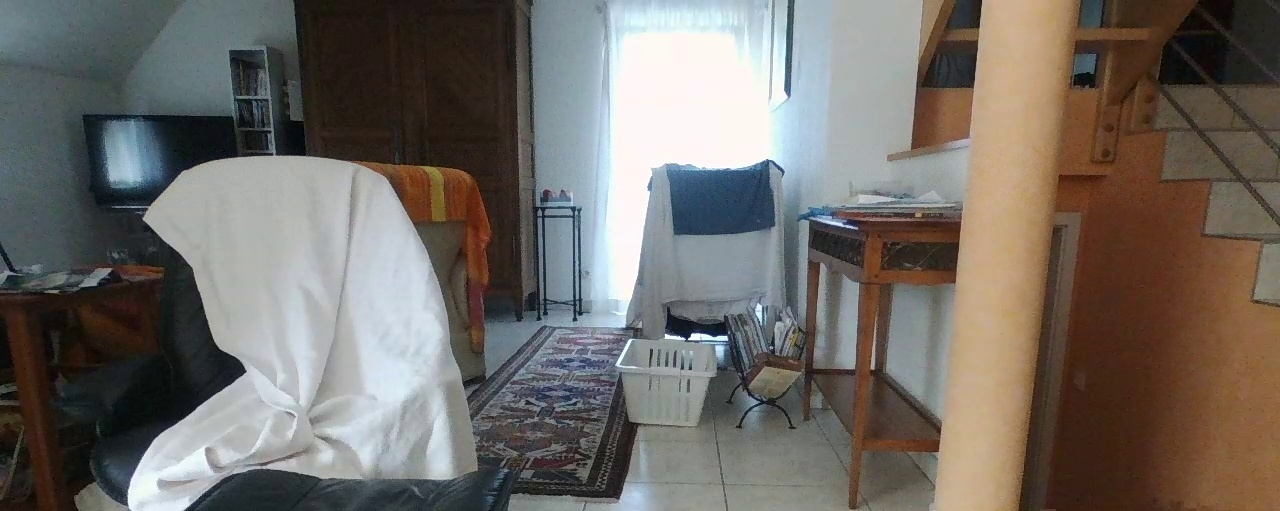
#> input picture traitement/test_image_000004.jpg, 1280 x 511 px, found by its file name
$ python test.py
#> lines starting #> are read from the running program, lines starting #| are printed output that depends on the picture; after the words box and inside, x2 and y2 are one past the last pixel; in counts of white or black regions, pixels touching at a corner belong together
import cv2, time
import numpy as np
from matplotlib import pyplot as plt


img1 = cv2.imread(r'C:\Users\alpha\OneDrive\Bureau\Informatique\TIPE\traitement\test_image_000004.jpg')
#> img1 is the input picture: shape (511, 1280, 3); mean B, G, R 102.9, 108.3, 113.5
img2 = cv2.imread(r'C:\Users\alpha\OneDrive\Bureau\Informatique\TIPE\traitement\test_image_000003.jpg')
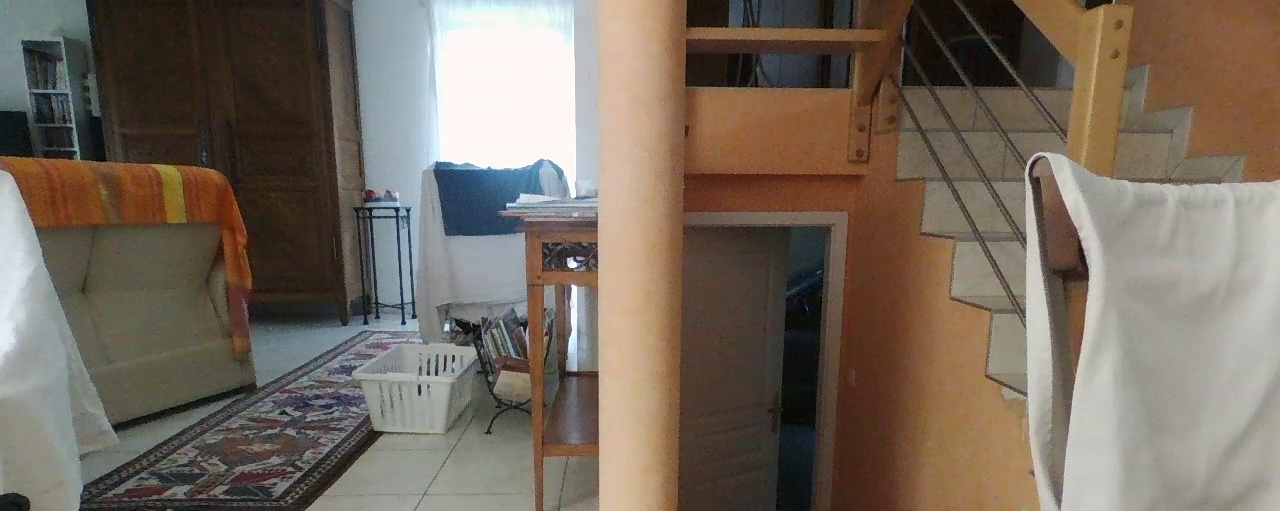
#> input picture traitement/test_image_000003.jpg, 1280 x 511 px, found by its file name
#> img2 is the input picture: shape (511, 1280, 3); mean B, G, R 94.5, 106.5, 118.2

sift = cv2.xfeatures2d.SIFT_create()  #mettre nb keypoints dans les parentheses

kp1, des1 = sift.detectAndCompute(img1,None)
#> kp1 = 1622 keypoints; strongest (x, y, size): (694, 336, 5.4), (725, 338, 3.8), (683, 339, 2.1), (667, 336, 3.5)
kp2, des2 = sift.detectAndCompute(img2,None)
#> kp2 = 1698 keypoints; strongest (x, y, size): (572, 264, 6.1), (447, 327, 4.1), (403, 323, 3.3), (470, 200, 47.4)

FLANN_INDEX_KDTREE = 0
index_params = dict(algorithm = FLANN_INDEX_KDTREE, trees = 5)
search_params = dict(checks=50)
flann = cv2.FlannBasedMatcher(index_params,search_params)
matches = flann.knnMatch(des1,des2,k=2)
#> matches = 1622 matches
good = []
pts1 = []
pts2 = []

for i,(m,n) in enumerate(matches):
    if m.distance < 0.8*n.distance:
        good.append(m)
        pts2.append(kp2[m.trainIdx].pt)
        pts1.append(kp1[m.queryIdx].pt)
#> after the loop, good = 109 matches; pts1 = 109 pairs, first value 76.39 to 1256.6, second value 25.82 to 497.6; pts2 = 109 pairs, first value 16.79 to 1206.1, second value 12.25 to 505.8


pts1 = np.int32(pts1)
#> pts1 = 109 pairs, first value 76 to 1256, second value 25 to 497
pts2 = np.int32(pts2)
#> pts2 = 109 pairs, first value 16 to 1206, second value 12 to 505
F, mask = cv2.findFundamentalMat(pts1,pts2,cv2.FM_LMEDS)
#> F = [[-1.5e-06, -1.24e-05, 0.00769], [1.81e-05, -2.32e-06, -0.0377], [-0.00609, 0.033, 1]]; mask = 109 values, max 1 at index 0, min 0 at index 1, mean 0.651

pts1 = pts1[mask.ravel()==1]
#> pts1 = 71 pairs, first value 76 to 1225, second value 25 to 497
pts2 = pts2[mask.ravel()==1]
#> pts2 = 71 pairs, first value 29 to 936, second value 39 to 491


def drawlines(img1,img2,lines,pts1,pts2):
    ''' img1 - image on which we draw the epilines for the points in img2
        lines - corresponding epilines '''
    r,c,_ = img1.shape
    for r,pt1,pt2 in zip(lines,pts1,pts2):
        color = tuple(np.random.randint(0,255,3).tolist())
        x0,y0 = map(int, [0, -r[2]/r[1] ])
        x1,y1 = map(int, [c, -(r[2]+r[0]*c)/r[1] ])
        img1 = cv2.line(img1, (x0,y0), (x1,y1), color,1)
        img1 = cv2.circle(img1,tuple(pt1),5,color,-1)
        img2 = cv2.circle(img2,tuple(pt2),5,color,-1)
    return img1,img2

lines1 = cv2.computeCorrespondEpilines(pts2.reshape(-1,1,2), 2,F)
#> lines1 = 71 rows, first 8: [0.0405, 0.999, -449.1], [-0.111, 0.994, -125.2], [-0.139, 0.99, -63.97], [-0.136, 0.991, -69.36], [-0.149, 0.989, -41.75], [-0.152, 0.988, -35.58], [-0.125, 0.992, -94.39], [-0.157, 0.988, -23.81]
lines1 = lines1.reshape(-1,3)
img5,img6 = drawlines(img1,img2,lines1,pts1,pts2)
#> the loop in drawlines, `for r,pt1,pt2 in zip(lines,pts1,pts2):` made 71 passes
#> (r, pt1, pt2, color, y0, y1) on passes 1 to 9: ([0.0405, 0.999, -449.1], [76, 497], [375, 429], (172, 47, 117), 449, 397), ([-0.111, 0.994, -125.2], [175, 176], [442, 207], (192, 67, 251), 125, 268), ([-0.139, 0.99, -63.97], [235, 93], [29, 88], (195, 103, 9), 64, 243), ([-0.136, 0.991, -69.36], [235, 99], [31, 93], (211, 21, 242), 70, 246), ([-0.149, 0.989, -41.75], [235, 76], [30, 69], (36, 87, 70), 42, 235), ([-0.152, 0.988, -35.58], [241, 73], [37, 65], (216, 88, 140), 35, 232), ([-0.125, 0.992, -94.39], [242, 121], [40, 116], (58, 193, 230), 95, 256), ([-0.157, 0.988, -23.81], [243, 63], [38, 55], (39, 87, 174), 24, 227), ([-0.136, 0.991, -69.71], [248, 101], [46, 96], (88, 81, 165), 70, 246)
#> after the loop in drawlines, `for r,pt1,pt2 in zip(lines,pts1,pts2):`:
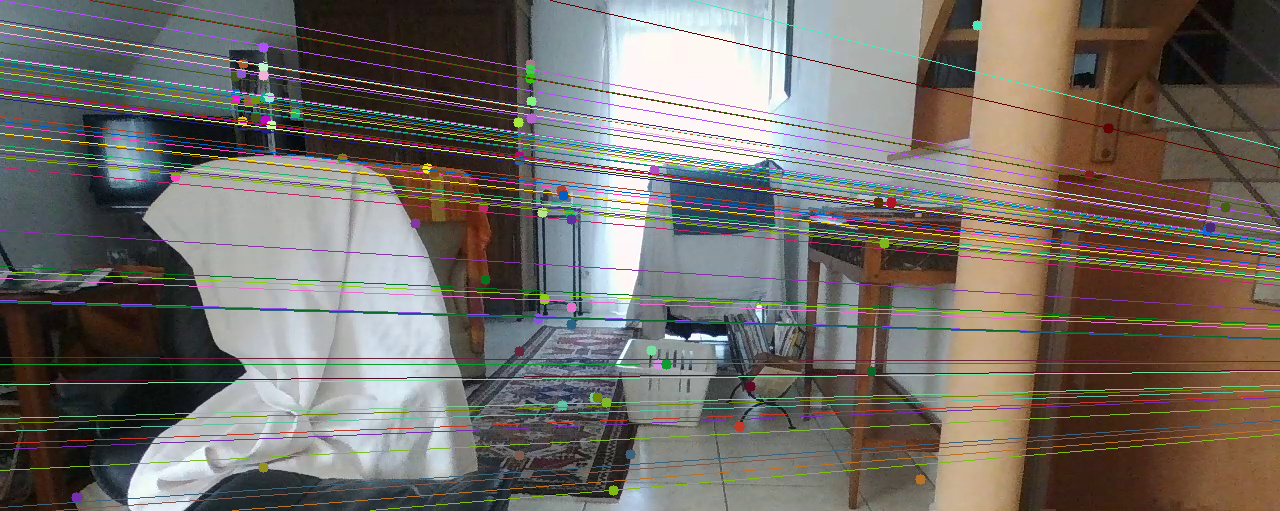
#> img1: shape (511, 1280, 3); mean B, G, R 103.6, 109.8, 114.8
#> after the loop in drawlines, `for r,pt1,pt2 in zip(lines,pts1,pts2):`:
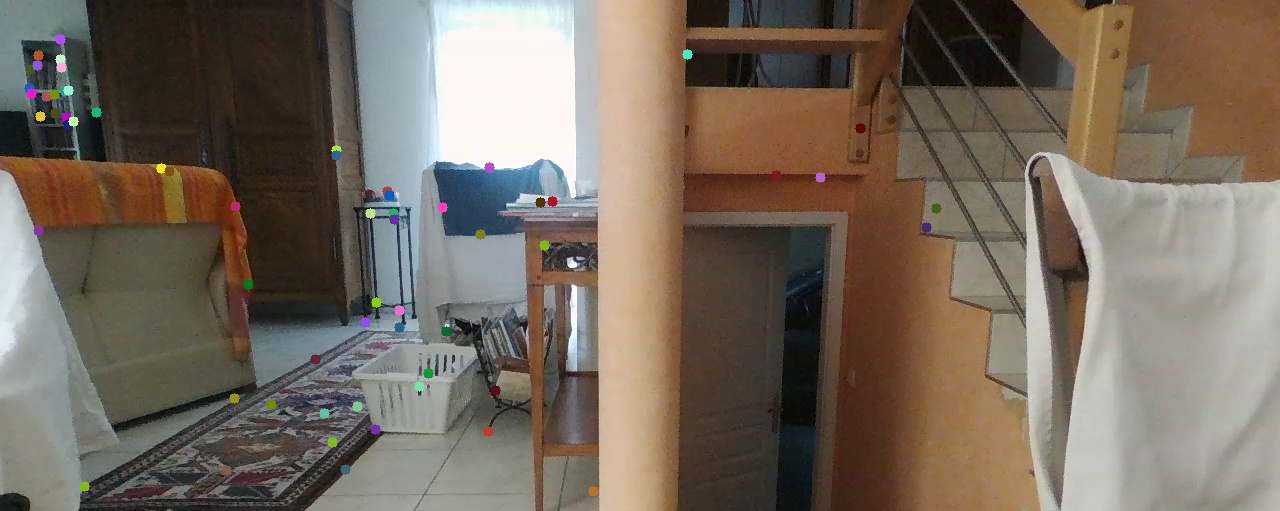
#> img2: shape (511, 1280, 3); mean B, G, R 94.6, 106.7, 118.4
# Find epilines corresponding to points in left image (first image) and
# drawing its lines on right image
lines2 = cv2.computeCorrespondEpilines(pts1.reshape(-1,1,2), 1,F)
#> lines2 = 71 rows, first 8: [0.0378, -0.999, 451.4], [0.149, -0.989, 162.4], [0.181, -0.984, 77.03], [0.179, -0.984, 82.81], [0.187, -0.982, 60.65], [0.188, -0.982, 56.87], [0.171, -0.985, 103.1], [0.192, -0.981, 46.89]
lines2 = lines2.reshape(-1,3)
img3,img4 = drawlines(img2,img1,lines2,pts2,pts1)
#> the loop in drawlines (call 2), `for r,pt1,pt2 in zip(lines,pts1,pts2):` made 71 passes
#> (r, pt1, pt2, color, y0, y1) on passes 1 to 9: ([0.0378, -0.999, 451.4], [375, 429], [76, 497], (154, 194, 248), 451, 500), ([0.149, -0.989, 162.4], [442, 207], [175, 176], (180, 67, 236), 164, 356), ([0.181, -0.984, 77.03], [29, 88], [235, 93], (61, 14, 96), 78, 313), ([0.179, -0.984, 82.81], [31, 93], [235, 99], (4, 195, 237), 84, 316), ([0.187, -0.982, 60.65], [30, 69], [235, 76], (139, 252, 86), 61, 305), ([0.188, -0.982, 56.87], [37, 65], [241, 73], (205, 121, 109), 57, 303), ([0.171, -0.985, 103.1], [40, 116], [242, 121], (75, 184, 16), 104, 326), ([0.192, -0.981, 46.89], [38, 55], [243, 63], (152, 157, 149), 47, 298), ([0.179, -0.984, 82.99], [46, 96], [248, 101], (110, 25, 208), 84, 316)
#> pass 1, in drawlines (call 2), `img1 = cv2.circle(img1,tuple(pt1),5,color,-1)`:
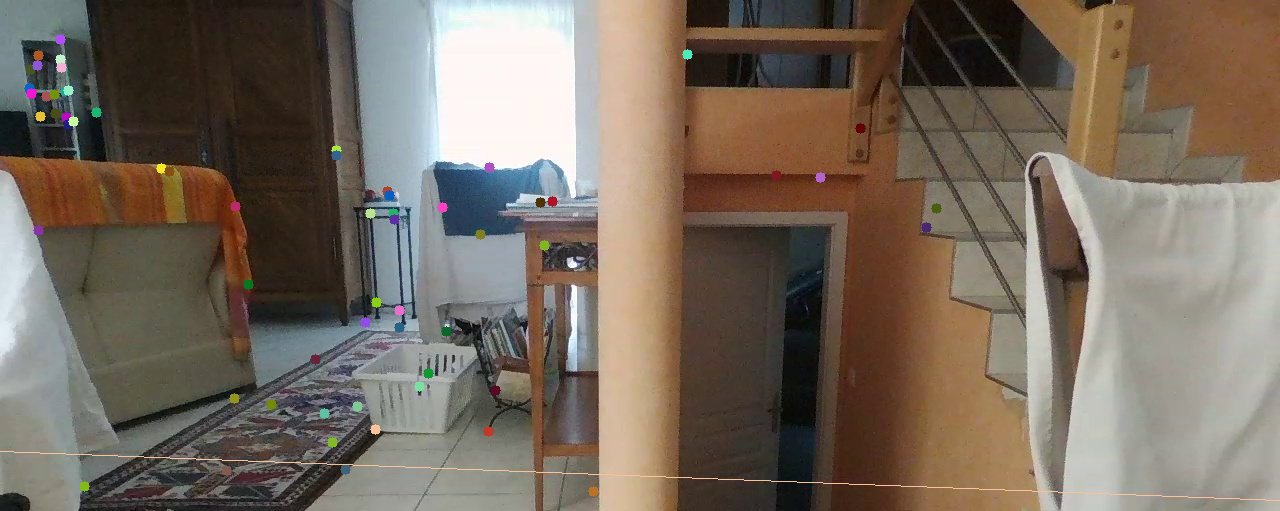
#> img1: shape (511, 1280, 3); mean B, G, R 94.7, 106.9, 118.7
#> pass 2, in drawlines (call 2), `img1 = cv2.line(img1, (x0,y0), (x1,y1), color,1)`:
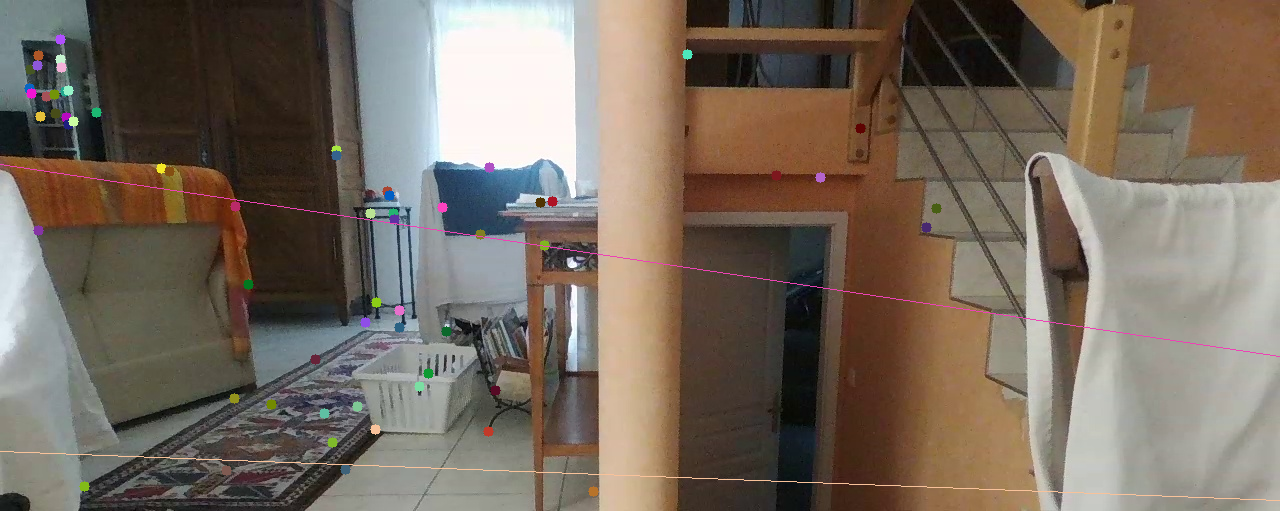
#> img1: shape (511, 1280, 3); 0.2% of pixels changed, all inside (x1, y1, x2, y2) = (0, 164, 1280, 357)
#> after the loop in drawlines (call 2), `for r,pt1,pt2 in zip(lines,pts1,pts2):`:
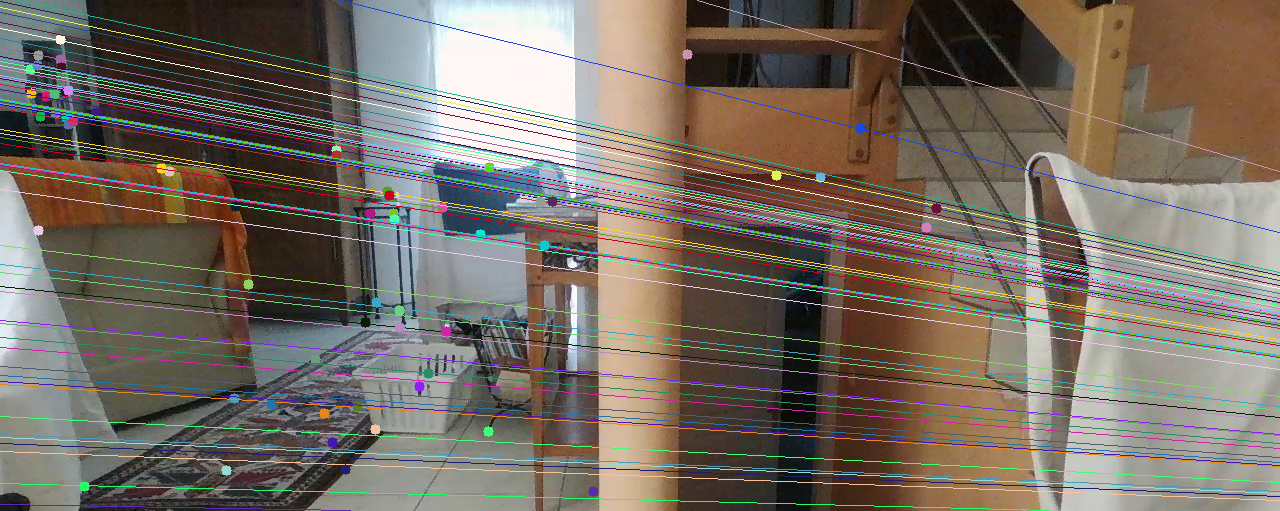
#> img1: shape (511, 1280, 3); 10.92% of pixels changed, all inside (x1, y1, x2, y2) = (0, 0, 1280, 511)
#> after the loop in drawlines (call 2), `for r,pt1,pt2 in zip(lines,pts1,pts2):`:
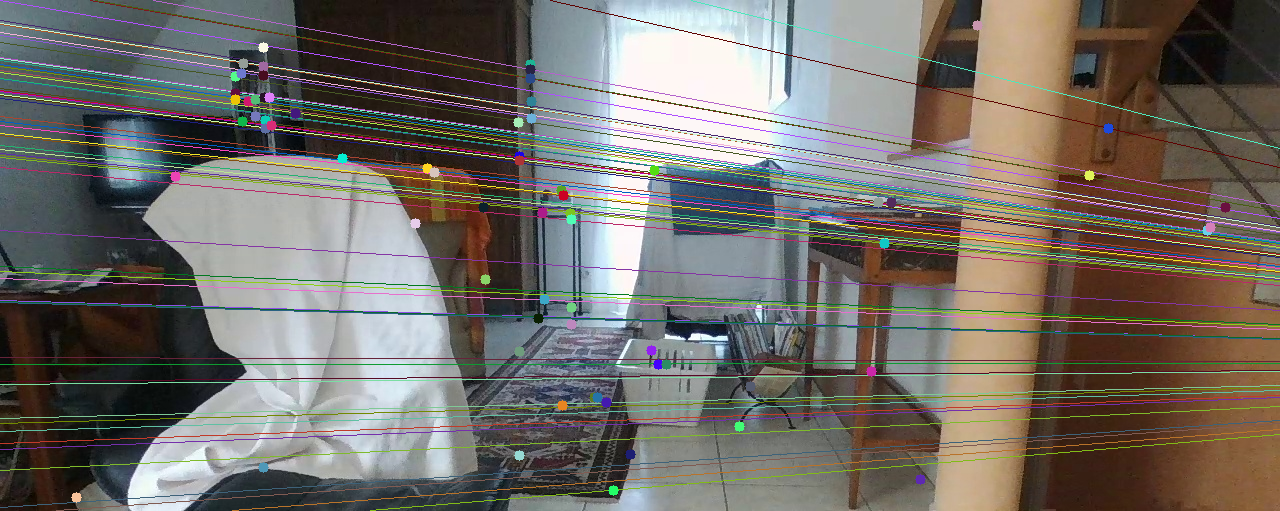
#> img2: shape (511, 1280, 3); mean B, G, R 103.9, 109.8, 114.8
plt.subplot(121),plt.imshow(img5)
plt.subplot(122),plt.imshow(img3)
plt.show()
#> figure, not shown here; B, G, R data is drawn as R, G, B
